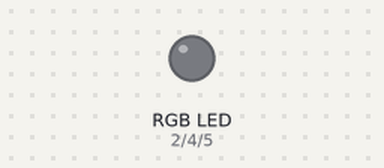
The program below on a simulated ESP32 board running MicroPython. Parts: an RGB LED mixed from three pins (HIGH = lit).

Above: at 0.5 s.
At 2.5 s:
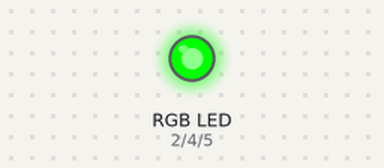
At 3.5 s:
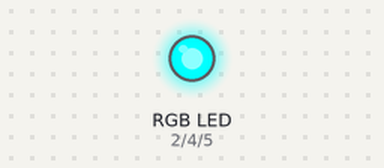
At 4.5 s:
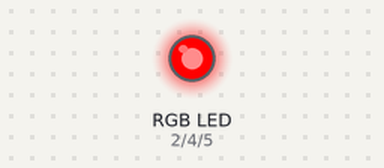
At 6.5 s:
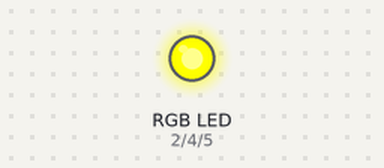
At 9.5 s:
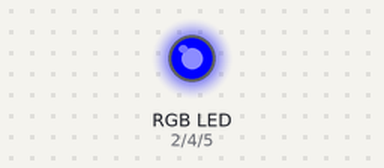
Timing chart, 0 to 10.4 s (numbered marks = the images above):
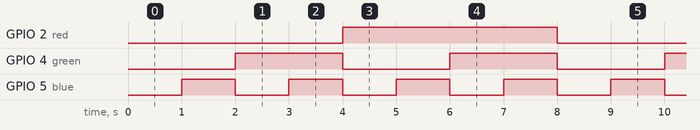

Measured:
- by itself, GPIO 2 (red): alternates HIGH for 4.0 s and LOW for 4.0 s
- by itself, GPIO 4 (green): alternates HIGH for 2.0 s and LOW for 2.0 s
- by itself, GPIO 5 (blue): alternates HIGH for 1.0 s and LOW for 1.0 s

The program:

rgb_digital.py
```python
from machine import Pin
import utime

red = Pin(2, Pin.OUT)
green = Pin(4, Pin.OUT)
blue = Pin(5, Pin.OUT)

def leds(a, b, c,):

    red.value(a)
    green.value(b)
    blue.value(c)


while True:

    leds(0,0,0)  # apagado
    utime.sleep(1)
    leds(0,0,1)  # azul
    utime.sleep(1)
    leds(0,1,0) # verde
    utime.sleep(1)
    leds(0,1,1) # nose
    utime.sleep(1)
    leds(1,0,0) # rojo
    utime.sleep(1)
    leds(1,0,1)
    utime.sleep(1)
    leds(1,1,0)
    utime.sleep(1)
    leds(1,1,1)
    utime.sleep(1)

    
```
